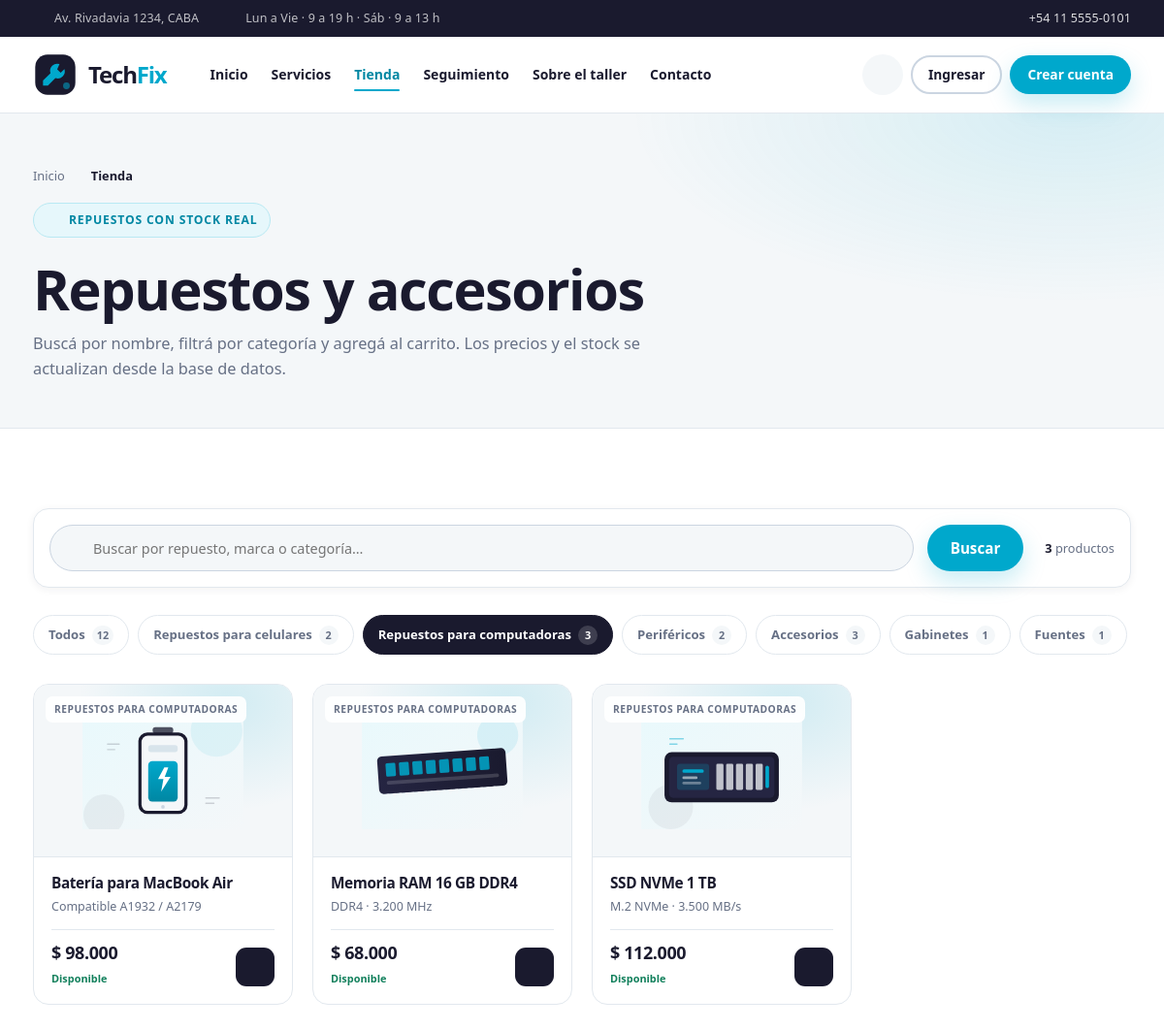
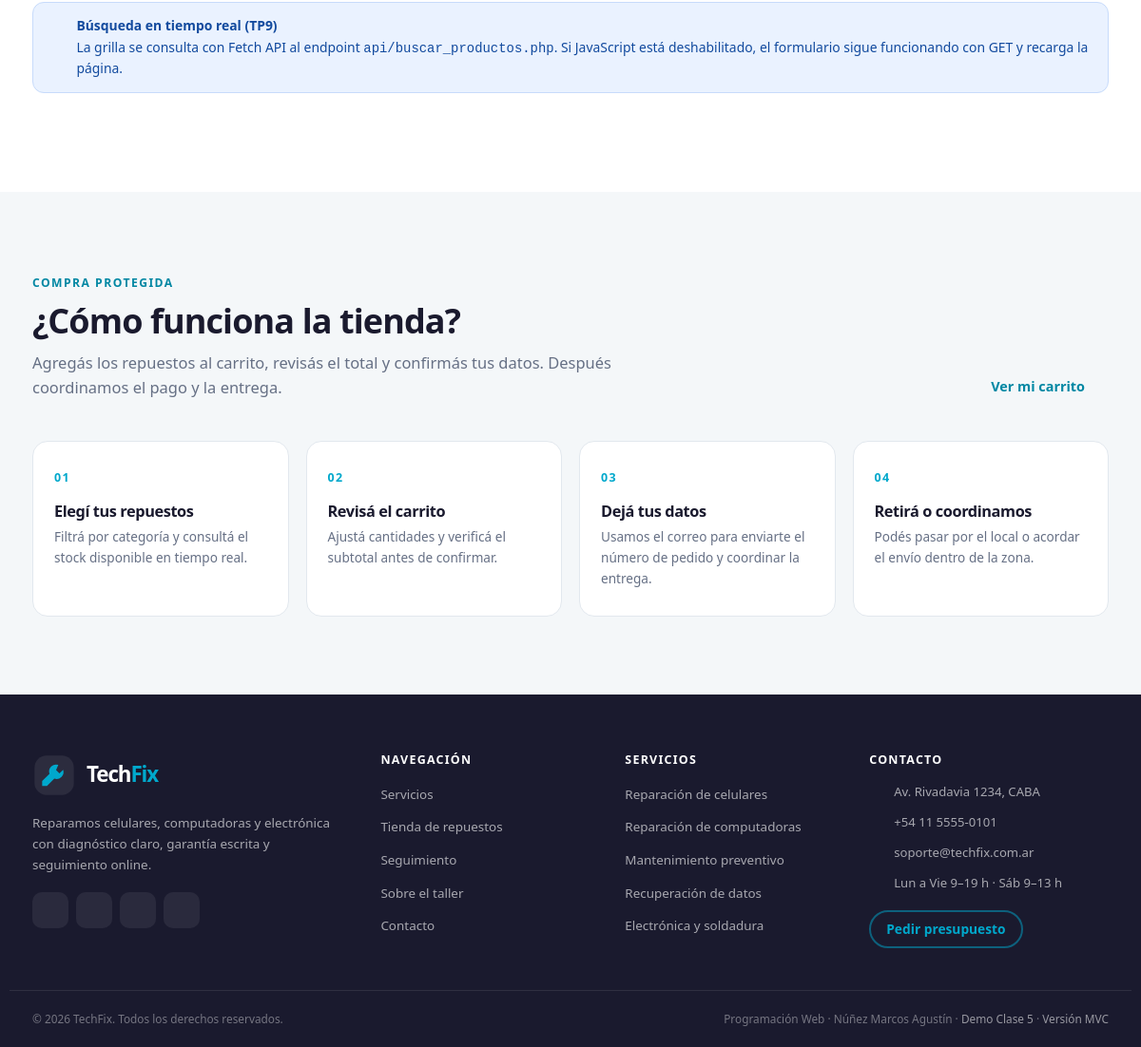
Screenshot of /tienda.php?categoria=repuestos-computadoras with the database file from the repository (2 pictures, top to bottom).
### tables this page shows
CREATE TABLE categorias_producto (
    id          INT UNSIGNED AUTO_INCREMENT PRIMARY KEY,
    nombre      VARCHAR(80) NOT NULL,
    slug        VARCHAR(100) NOT NULL UNIQUE,
    descripcion VARCHAR(255) NULL,
    created_at  TIMESTAMP NOT NULL DEFAULT CURRENT_TIMESTAMP,
    updated_at  TIMESTAMP NOT NULL DEFAULT CURRENT_TIMESTAMP ON UPDATE CURRENT_TIMESTAMP
);

CREATE TABLE productos (
    id                INT UNSIGNED AUTO_INCREMENT PRIMARY KEY,
    categoria_id      INT UNSIGNED NOT NULL,
    nombre            VARCHAR(120) NOT NULL,
    descripcion       TEXT NULL,
    descripcion_corta VARCHAR(180) NULL,
    precio            DECIMAL(10, 2) NOT NULL DEFAULT 0.00,
    stock             INT NOT NULL DEFAULT 0,
    imagen            VARCHAR(120) NOT NULL DEFAULT 'producto-generico.svg',
    activo            TINYINT(1) NOT NULL DEFAULT 1,
    created_at        TIMESTAMP NOT NULL DEFAULT CURRENT_TIMESTAMP,
    updated_at        TIMESTAMP NOT NULL DEFAULT CURRENT_TIMESTAMP ON UPDATE CURRENT_TIMESTAMP,
    CONSTRAINT fk_productos_categoria
        FOREIGN KEY (categoria_id) REFERENCES categorias_producto (id)
        ON UPDATE CASCADE ON DELETE RESTRICT,
    INDEX idx_productos_categoria_activo (categoria_id, activo),
    INDEX idx_productos_nombre (nombre),
    INDEX idx_productos_precio (precio)
);

### includes/funciones.php (called while the page is built, shortened)
<?php
function e(mixed $valor): string
{
    return htmlspecialchars((string) ($valor ?? ''), ENT_QUOTES | ENT_SUBSTITUTE, 'UTF-8');
}
function limpiar(mixed $valor): string
{
    $texto = trim(strip_tags((string) ($valor ?? '')));
    $texto = str_replace("\0", '', $texto);
    return preg_replace('/\s+/u', ' ', $texto) ?? '';
}
function csrf_token(): string
{
    return $_SESSION['csrf_token'];
}
function csrf_field(): string
{
    return '<input type="hidden" name="_csrf" value="' . e(csrf_token()) . '">';
}
function url(string $ruta = ''): string
{
    $base = defined('BASE_URL') ? BASE_URL : '/';
    return $base . ltrim($ruta, '/');
}
function precio(float|int|string|null $valor): string
{
    return '$ ' . number_format((float) $valor, 0, ',', '.');
}

### tienda.php (the view, shortened to what this page needs)
<?php
require_once __DIR__ . '/config/conexion.php';
require_once __DIR__ . '/includes/componentes.php';
$busqueda = limpiar($_GET['q'] ?? '');
$categoriaSlug = limpiar($_GET['categoria'] ?? '');
$categoriaSlug = preg_replace('/[^a-z0-9-]/', '', strtolower($categoriaSlug)) ?? '';
$categorias = $pdo->query(
    "SELECT c.id, c.nombre, c.slug, COUNT(p.id) AS total
     FROM categorias_producto c
     LEFT JOIN productos p ON p.categoria_id = c.id AND p.activo = 1
     GROUP BY c.id, c.nombre, c.slug
     ORDER BY c.id"
)->fetchAll();
$sql = "SELECT p.id, p.nombre, p.descripcion, p.descripcion_corta, p.precio, p.stock, p.imagen,
               c.nombre AS categoria, c.slug AS categoria_slug
        FROM productos p
        INNER JOIN categorias_producto c ON c.id = p.categoria_id
        WHERE p.activo = 1";
$parametros = [];
if ($categoriaSlug !== '') {
    $sql .= " AND c.slug = :categoria";
    $parametros[':categoria'] = $categoriaSlug;
}
$sql .= " ORDER BY p.stock > 0 DESC, p.nombre";
$stmt = $pdo->prepare($sql);
$stmt->execute($parametros);
$productos = $stmt->fetchAll();
$totalProductos = count($productos);
require_once __DIR__ . '/includes/header.php';
?>
<section class="page-hero">
    <div class="contenedor">
        <nav class="breadcrumb" aria-label="Miga de pan">
            <a href="<?= e(url('index.php')) ?>">Inicio</a> <?= icono('flecha') ?>
            <span>Tienda</span>
        </nav>
        <span class="eyebrow"><?= icono('carrito') ?> Repuestos con stock real</span>
        <h1>Repuestos y accesorios</h1>
        <p>Buscá por nombre, filtrá por categoría y agregá al carrito. Los precios y el stock se actualizan desde la base de datos.</p>
    </div>
</section>
<section class="section">
    <div class="contenedor">
        <form class="shop-toolbar" method="get" action="<?= e(url('tienda.php')) ?>" id="formBusquedaProductos" role="search">
            <div class="shop-search">
                <?= icono('buscar') ?>
                <input type="search" id="busquedaProductos" name="q" value="<?= e($busqueda) ?>"
                       placeholder="Buscar por repuesto, marca o categoría…" autocomplete="off"
                       aria-controls="resultadosProductos" aria-describedby="estadoBusqueda">
            </div>
            <button class="btn btn--primary" type="submit">Buscar</button>
            <div class="shop-meta">
                <span><strong id="contadorProductos"><?= (int) $totalProductos ?></strong> productos</span>
            </div>
        </form>
        <div class="filters" role="navigation" aria-label="Filtrar productos por categoría">
            <a class="filter<?= $categoriaSlug === '' ? ' active' : '' ?>" href="<?= e(url('tienda.php' . ($busqueda !== '' ? '?q=' . urlencode($busqueda) : ''))) ?>"
               data-categoria-producto="">Todos <span class="filter__count"><?= array_sum(array_column($categorias, 'total')) ?></span></a>
            <?php foreach ($categorias as $categoria): ?>
                <a class="filter<?= $categoriaSlug === $categoria['slug'] ? ' active' : '' ?>"
                   href="<?= e(url('tienda.php?categoria=' . urlencode($categoria['slug']) . ($busqueda !== '' ? '&q=' . urlencode($busqueda) : ''))) ?>"
                   data-categoria-producto="<?= e($categoria['slug']) ?>">
                    <?= e($categoria['nombre']) ?> <span class="filter__count"><?= (int) $categoria['total'] ?></span>
                </a>
            <?php endforeach; ?>
        </div>
        <div class="grid-4" id="resultadosProductos"
             data-api="<?= e(url('api/buscar_productos.php')) ?>"
             data-base="<?= e(url('')) ?>"
             data-csrf="<?= e(csrf_token()) ?>"
             data-categoria="<?= e($categoriaSlug) ?>">
            <?php if (!empty($productos)): ?>
                <?php foreach ($productos as $producto): ?>
                    <?= tarjeta_producto($producto) ?>
                <?php endforeach; ?>
            <?php endif; ?>
        </div>
        <div class="alert alert--info" style="margin-top:28px">
            <?= icono('info') ?>
            <div>
                <strong>Búsqueda en tiempo real (TP9)</strong>
                La grilla se consulta con Fetch API al endpoint <code>api/buscar_productos.php</code>. Si JavaScript está deshabilitado, el formulario sigue funcionando con GET y recarga la página.
            </div>
        </div>
    </div>
</section>
<section class="section section--soft">
    <div class="contenedor">
        <div class="section-head">
            <div class="section-head__text">
                <span class="section-kicker">Compra protegida</span>
                <h2>¿Cómo funciona la tienda?</h2>
                <p>Agregás los repuestos al carrito, revisás el total y confirmás tus datos. Después coordinamos el pago y la entrega.</p>
            </div>
            <a class="section-head__link" href="<?= e(url('carrito.php')) ?>">Ver mi carrito <?= icono('flecha') ?></a>
        </div>
        <div class="steps">
            <article class="step"><h3>Elegí tus repuestos</h3><p>Filtrá por categoría y consultá el stock disponible en tiempo real.</p></article>
            <article class="step"><h3>Revisá el carrito</h3><p>Ajustá cantidades y verificá el subtotal antes de confirmar.</p></article>
            <article class="step"><h3>Dejá tus datos</h3><p>Usamos el correo para enviarte el número de pedido y coordinar la entrega.</p></article>
            <article class="step"><h3>Retirá o coordinamos</h3><p>Podés pasar por el local o acordar el envío dentro de la zona.</p></article>
        </div>
    </div>
</section>
<?php
require_once __DIR__ . '/includes/footer.php';
?>

### includes/iconos.php (shortened to what this page needs)
<?php
function icono(string $nombre, string $clase = ''): string
{
    $contenido = $svg[$nombre] ?? $svg['info'];
    $clase = trim('icono ' . $clase);
    return '<svg class="' . e($clase) . '" viewBox="0 0 24 24" fill="none" stroke="currentColor" '
        . 'stroke-width="1.8" stroke-linecap="round" stroke-linejoin="round" aria-hidden="true" focusable="false">'
        . $contenido . '</svg>';
}

### includes/componentes.php (shortened to what this page needs)
<?php
require_once __DIR__ . '/funciones.php';
require_once __DIR__ . '/iconos.php';
function tarjeta_producto(array $producto): string
{
    $stock = (int) $producto['stock'];
    $claseStock = $stock <= 0 ? ' product-card__stock--out' : ($stock <= 3 ? ' product-card__stock--low' : '');
    $textoStock = $stock <= 0 ? 'Sin stock' : ($stock <= 3 ? 'Últimas ' . $stock . ' unidades' : 'Disponible');
    $csrf = csrf_field();
    $deshabilitado = $stock <= 0 ? ' disabled' : '';
    $imagen = $producto['imagen'] ?? 'producto-generico.svg';
    return '<article class="product-card">'
        . '<div class="product-card__media">'
        . '<span class="product-card__badge">' . e($producto['categoria'] ?? 'Repuesto') . '</span>'
        . '<img src="' . e(url('assets/img/' . $imagen)) . '" alt="' . e($producto['nombre']) . '" loading="lazy">'
        . '</div>'
        . '<div class="product-card__body">'
        . '<h3>' . e($producto['nombre']) . '</h3>'
        . '<p class="product-card__desc">' . e($producto['descripcion_corta'] ?? resumen((string) ($producto['descripcion'] ?? ''), 70)) . '</p>'
        . '<div class="product-card__foot">'
        . '<div><span class="product-card__price">' . e(precio($producto['precio'])) . '</span>'
        . '<span class="product-card__stock' . $claseStock . '">' . e($textoStock) . '</span></div>'
        . '<form method="post" action="' . e(url('carrito.php')) . '">'
        . $csrf
        . '<input type="hidden" name="accion" value="agregar">'
        . '<input type="hidden" name="producto_id" value="' . (int) $producto['id'] . '">'
        . '<input type="hidden" name="cantidad" value="1">'
        . '<button type="submit" class="product-card__add" aria-label="Agregar ' . e($producto['nombre']) . ' al carrito"' . $deshabilitado . '>'
        . icono('mas') . '</button></form>'
        . '</div></div></article>';
}

### rows the page displays
categorias_producto: nombre "Repuestos para celulares", total "2"
categorias_producto: nombre "Repuestos para computadoras", total "3"
categorias_producto: nombre "Periféricos", total "2"
categorias_producto: nombre "Accesorios", total "3"
categorias_producto: nombre "Gabinetes", total "1"
categorias_producto: nombre "Fuentes", total "1"
productos: categoria.nombre "REPUESTOS PARA COMPUTADORAS", imagen (picture), nombre "Batería para MacBook Air", descripcion_corta "Compatible A1932 / A2179", precio "$ 98.000", stock "Disponible"
productos: categoria.nombre "REPUESTOS PARA COMPUTADORAS", imagen (picture), nombre "Memoria RAM 16 GB DDR4", descripcion_corta "DDR4 · 3.200 MHz", precio "$ 68.000", stock "Disponible"
productos: categoria.nombre "REPUESTOS PARA COMPUTADORAS", imagen (picture), nombre "SSD NVMe 1 TB", descripcion_corta "M.2 NVMe · 3.500 MB/s", precio "$ 112.000", stock "Disponible"

### other values shown
SHOP_ADDRESS "Av. Rivadavia 1234, CABA"
SUPPORT_PHONE "+54 11 5555-0101"
$totalProductos "3"
array_sum(array_column($categorias, 'total')) "12"
SUPPORT_EMAIL "soporte@techfix.com.ar"
APP_NAME "TechFix"
